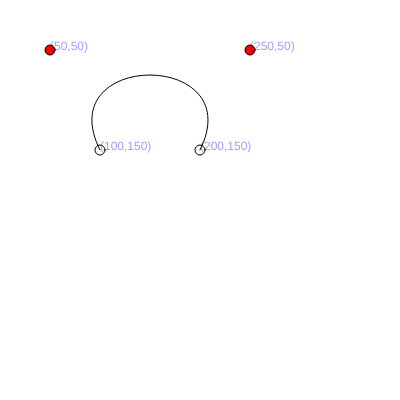
Frame 1 (no input)
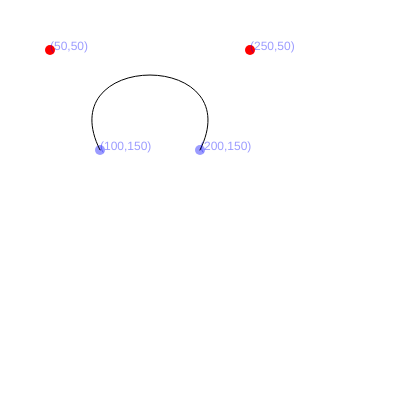
Frame 60 (no input)
Frame 120 (the mouse pressed at the canvas centre since frame 60): identical to frame 60, image omitted

The p5.js sketch that drew these frames (run headless with seeded random() and noise() and a simulated clock; from frame 60 on, the mouse is pressed at the canvas centre):

// p5.js sketch
// ── sketch.js
let x1 = 100;
let y1 = 150;
let x2 = 200;
let y2 = 150;
let x3 = 50;
let y3 = 50;
let x4 = 250;
let y4 = 50;
let d1 = false;
let d2 = false;
let d4 = false;
let d3 = false;

function setup() {
  createCanvas(400, 400);
}

function draw() {
  background(255);
  ellipse(x1, y1, 10, 10); // endpoints of curve
  ellipse(x2, y2, 10, 10);
  fill(255, 0, 0);
  ellipse(x3, y3, 10, 10); // control points
  ellipse(x4, y4, 10, 10);
  noFill();
  stroke(0);
  bezier(x1, y1, x3, y3, x4, y4, x2, y2);

  noStroke();

  fill(0, 0, 255, 100);
  text('(' + x1 + ',' + y1 + ')', x1, y1);
  text('(' + x2 + ',' + y2 + ')', x2, y2);
  text('(' + x3 + ',' + y3 + ')', x3, y3);
  text('(' + x4 + ',' + y4 + ')', x4, y4);

  if (d1) {
    x1 = mouseX;
    y1 = mouseY;
  }
  if (d2) {
    x2 = mouseX;
    y2 = mouseY;
  }
  if (d3) {
    x3 = mouseX;
    y3 = mouseY;
  }
  if (d4) {
    x4 = mouseX;
    y4 = mouseY;
  }
}

function mouseDragged() {
  if (dist(mouseX, mouseY, x1, y1) < 10) {
    d1 = true;
  }
  if (dist(mouseX, mouseY, x2, y2) < 10) {
    d2 = true;
  }
  if (dist(mouseX, mouseY, x3, y3) < 10) {
    d3 = true;
  }
  if (dist(mouseX, mouseY, x4, y4) < 10) {
    d4 = true;
  }
}

function mouseReleased() {
  d1 = false;
  d2 = false;
  d3 = false;
  d4 = false;
}
